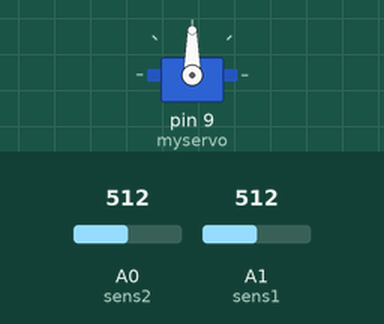
This sketch was run on a simulated Arduino Uno, built with avr-gcc and run on an emulated ATmega328P. Shown: servo. Inputs (shaded band) come from the test bench; at power-on: A0 (sens2) = 512, A1 (sens1) = 512.

Above: at 3.2 s.
3.3 s: A0 (sens2) set to 531
At 3.87 s:
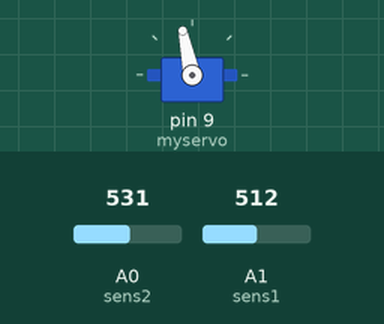
6.3 s: A1 (sens1) set to 529
At 6.3 s:
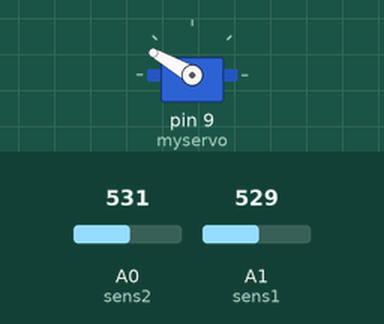
7.8 s: A1 (sens1) set to 511
At 9.6 s:
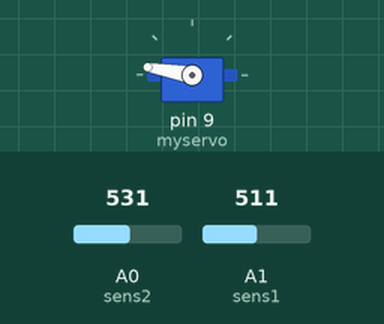
10.8 s: A1 (sens1) set to 716
At 12.37 s:
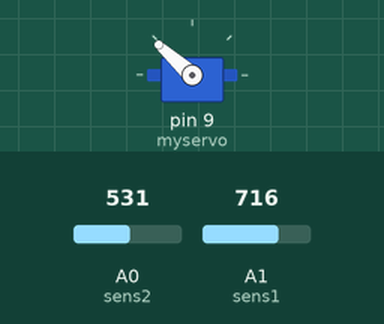
13.8 s: A1 (sens1) set to 306
Timing chart, 0 to 17.8 s (numbered marks = the images above; inputs shaded):
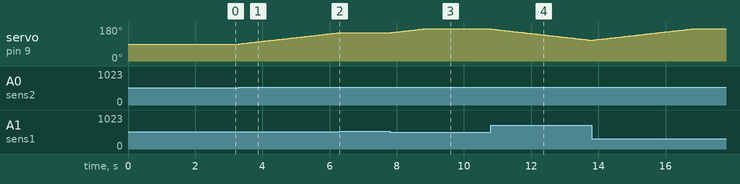

Measured:
- the behaviour switches between 514 and 515 on A0 (sens2) (found by bisection; images 0 and 1)
- the behaviour switches between 528 and 529 on A1 (sens1) (found by bisection; images 1 and 2)
- after the input at 3.3 s, servo on pin 9 (myservo): moves from 90° to 150° over 3.0 s, starting at once
- after the input at 6.3 s, servo on pin 9 (myservo): stays 150° (without the input it goes to 151° after 0.03 s)
- after the input at 7.8 s, servo on pin 9 (myservo): moves from 150° to 170° over 0.96 s, starting at once
- after the input at 10.8 s, servo on pin 9 (myservo): moves from 170° to 110° over 3.0 s, starting at once

The sketch:

solarTracker.ino
```cpp
//https://www.youtube.com/watch?v=1xoLTkjbuEQ&feature=youtu.be
#include <Servo.h>

Servo myservo;
int pos = 90;   // initial position
int sens1 = A1; // LRD 1 pin
int sens2 = A0; //LDR 2 pin
int tolerance = 2;

void setup()
{
  myservo.attach(9);  // attaches the servo on pin 9 to the servo object
  pinMode(sens1, INPUT);
  pinMode(sens2, INPUT);
  myservo.write(pos);
  delay(2000); // a 2 seconds delay while we position the solar panel
}

void loop()
{
  int val1 = analogRead(sens1); // read the value of sensor 1
  int val2 = analogRead(sens2); // read the value of sensor 2

  if((abs(val1 - val2) <= tolerance) || (abs(val2 - val1) <= tolerance)) {
    //do nothing if the difference between values is within the tolerance limit
  } else {
    if(val1 > val2)
    {
      pos = --pos;
    }
    if(val1 < val2)
    {
      pos = ++pos;
    }
  }

  if(pos > 170) { pos = 170; } // reset to 180 if it goes higher
  if(pos < 0) { pos = 0; } // reset to 0 if it goes lower

  myservo.write(pos); // write the position to servo
  delay(50);
}
```
